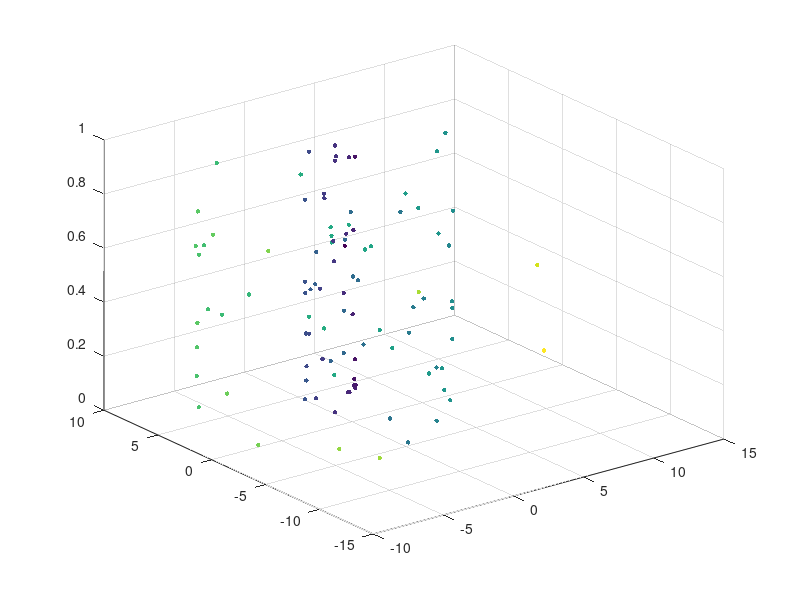
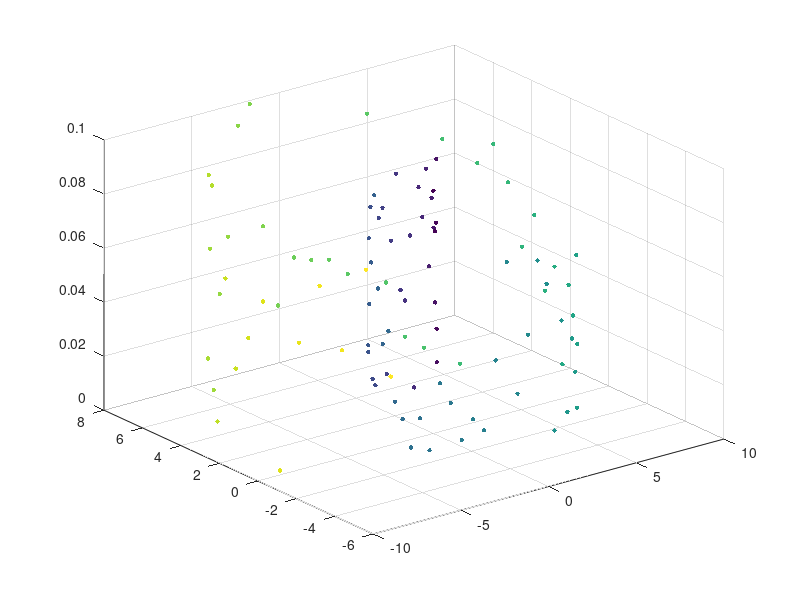

Write MATLAB code to recreate these figures, in order. (Note: this script raises an error after producing the figures.)
%Demo_scigplvm
% 
% Author: Wei Xing 
% email address: wayne.xingle@gmail.com
% Last revision: 02-Feb-2021

clear
addpath(genpath('./library'))
addpath(genpath('./codes'))
addpath(genpath('./util'))

%% data generate
nTr = 100;
nTe = 100;

zTr = rand(nTr,1) * 10;
zTe = linspace(0.01,10,nTe)';

zTr = zTr + randn(nTr,1)*1;
zTe = zTe;

yTr = [cos(zTr).*zTr, sin(zTr).*zTr, rand(nTr,1)*0.1];   %swiss roll 
figure(1)
scatter3(cos(zTr).*zTr, sin(zTr).*zTr, rand(nTr,1),10,zTr,'filled');

figure(2)
yTe = [cos(zTe).*zTe, sin(zTe).*zTe, rand(nTe,1)*0.1];   %swiss roll 
scatter3(yTe(:,1),yTe(:,2),yTe(:,3),10,zTe,'filled');

%% train model
Y{1} = yTr + randn(size(yTr))*0.1;      %add N noise
Y{2} = zTr + randn(size(zTr))*0.1;
rank = 2;   %dimension for the latent space

% model1 = train_cigplvm(yTr,2,'ard');
% model1 = train_scigplvm_dpp_v2(Y,rank,'ard');
model1 = train_scigplvm_v2(Y, rank, 'ard');

figure(3)
scatter(model1.U(:,1),model1.U(:,2),20,zTr,'filled');

%% predict new y given a location in the latent space: zstar
zstar = rand(5,rank);  %generate random sample in the latent space
model2 = sgplvm_pred(model1,zstar);
model2.yNew{1}          %predictions for y{1} space.

%% inference across spaces
% model2 = scigplvm_fix_infere_v1(model1,1,yTe);      
model4 = scigplvm_infere_v3(model1,1,yTe);

% model4 = train_scigplvm_dpp_infere_v4(model1,1,yTe);

% model3 = train_scigplvm_dpp_infere_v4(model1,1,yTe);
% model2 = sgplvm_invGp_v1(model1,1,yTe);
% model3 = train_scigplvm_dpp_infere_v4(model1,1,yTe);  %for dpp model

%%
figure(5)
% plot(zTe,model2.yNew{1},'r-')
plot(zTe,yTe,'k-')

hold on 
% plot(zTe,model3.y_star{1},'b-')
plot(zTe,model4.y_star{1},'r-')
% plot(zTe,model4.y_star_invGP{1},'c-')
hold off

figure(6)
plot(zTe,yTe,'k-.')
plot(zTr,yTr,'k+')
hold off

figure(7)
% plot(model2.y_star{2},'r-')
% hold on 
% plot(model3.y_star{2},'b-')
% plot(model4.y_star{2},'g-')
% plot(xTe,'k-')
% plot(zTr,'k+')
% hold off

% plot(zTe,model2.y_star{2},'r-')
hold on 
% plot(zTe,model3.y_star{2},'b-')
plot(zTe,model4.y_star{2},'b-')
% plot(zTe,model4.y_star_invGP{2},'c-')
plot(zTe,zTe,'k-.')
plot(zTr,zTr,'k+')
hold off